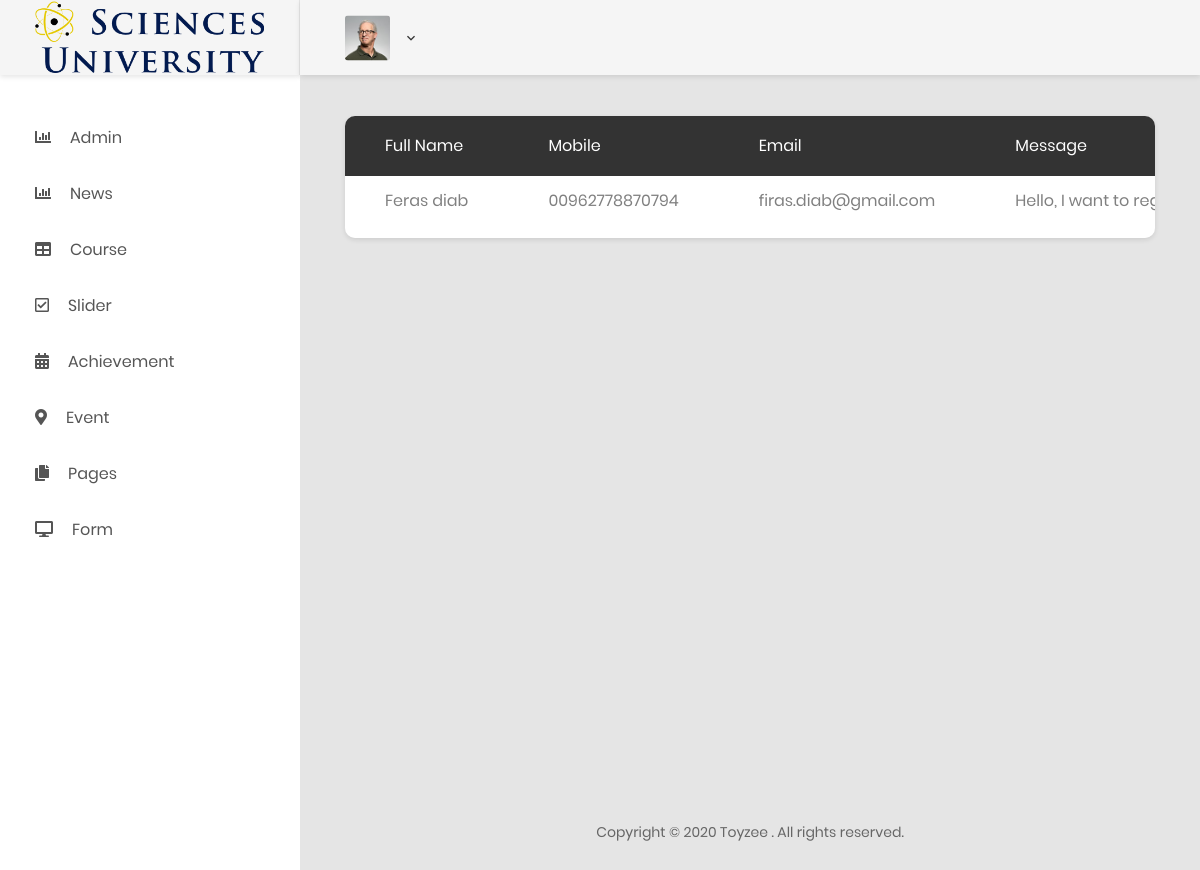
Page /Admin-Theme/form.php on the committed database.
### tables this page shows
CREATE TABLE `logo` (
  `id` int(11) NOT NULL,
  `admin_id` int(11) NOT NULL,
  `logo_image` text NOT NULL,
  `alt_image` varchar(255) NOT NULL,
  `created_at` timestamp NOT NULL DEFAULT CURRENT_TIMESTAMP,
  `updated_at` timestamp NOT NULL DEFAULT CURRENT_TIMESTAMP
);

CREATE TABLE `form_submission` (
  `id` int(11) NOT NULL,
  `full_name` varchar(100) NOT NULL,
  `mobile` varchar(15) NOT NULL,
  `email` varchar(255) NOT NULL,
  `message_content` text NOT NULL,
  `created_at` timestamp NOT NULL DEFAULT CURRENT_TIMESTAMP
);

### config/dbconfig.php (called while the page is built, shortened)
<?php
class ConnectDb {
  private $host ='localhost';
  private $user ='root';
  private $pass ='123456';
  private $dbname ='Science_uni';
  private $dbh;
  private $stmt;    public function __construct(){
      $dsn = 'mysql:host='. $this->host . ';dbname='. $this->dbname.'';
      $options = array(
          PDO::ATTR_PERSISTENT => true,
          PDO::ATTR_ERRMODE    => PDO::ERRMODE_EXCEPTION
      );
      try {
          $this->dbh = new PDO($dsn, $this->user, $this->pass, $options);
      } catch(PDOException $e){
          $this->error = $e->getMessage();
      }
  }
  public function query($query){
      $this->stmt = $this->dbh->prepare($query);
  }    public function bind($param, $value, $type = null){
  }    public function execute(){
      return $this->stmt->execute();
  }    public function resultset(){
      $this->execute();
      return $this->stmt->fetchAll(PDO::FETCH_ASSOC);
  }}
?>

### entity/logo.php (called while the page is built, shortened)
<?php
include_once('../config/dbconfig.php');
class Logo extends ConnectDb {
    public function getLogo() {
        $this->query('SELECT * FROM logo');
        $this->execute();
        $row=$this->resultset();
        return $row;
    }
}
?>

### entity/form.php (called while the page is built, shortened)
<?php
include_once('../config/dbconfig.php');
class Form extends ConnectDb {
    public function getForm() {
        $this->query('SELECT * FROM form_submission');
        $this->execute();
        $row=$this->resultset();
        return $row;
    }
}
?>

### Admin-Theme/form.php (the view, shortened to what this page needs)
<?php
include('../entity/form.php');
include('partials/header_admin.php');
$form = new Form();
?>
<div class="row">
                <div class="col-lg-12">
                    <div class="table-responsive table--no-card m-b-30">
                        <table class="table table-borderless table-striped table-earning">
                            <thead>
                                <tr>
                                    <th>Full Name</th>
                                    <th>Mobile</th>
                                    <th>Email</th>
                                    <th>Message</th>
                                </tr>
                            </thead>
                            <tbody>
                            <?php
                            foreach($form->getForm() as $gForm) {
                                echo "<tr>";
                                echo "<td>". $gForm['full_name'] . "</td>";
                                echo "<td>". $gForm['mobile'] . "</td>";
                                echo "<td>". $gForm['email'] . "</td>";
                                echo "<td>". $gForm['message_content'] . "</td>";
                                echo "</tr>";
                            }
                            ?>
                            </tbody>
                        </table>
                    </div>
                </div>
                </div>
<?php
include('partials/footer_admin.php');
?>

### Admin-Theme/partials/header_admin.php (shortened to what this page needs)
<?php
include('../entity/logo.php');
$logo = new Logo();
$gLogo = $logo->getLogo();
?>
<!DOCTYPE html>
<html lang="en">
<head>
    <link href="css/font-face.css" rel="stylesheet" media="all">
    <link href="vendor/font-awesome-4.7/css/font-awesome.min.css" rel="stylesheet" media="all">
    <link href="vendor/font-awesome-5/css/fontawesome-all.min.css" rel="stylesheet" media="all">
    <link href="vendor/mdi-font/css/material-design-iconic-font.min.css" rel="stylesheet" media="all">
    <link href="vendor/bootstrap-4.1/bootstrap.min.css" rel="stylesheet" media="all">
    <link href="vendor/animsition/animsition.min.css" rel="stylesheet" media="all">
    <link href="vendor/bootstrap-progressbar/bootstrap-progressbar-3.3.4.min.css" rel="stylesheet" media="all">
    <link href="vendor/wow/animate.css" rel="stylesheet" media="all">
    <link href="vendor/css-hamburgers/hamburgers.min.css" rel="stylesheet" media="all">
    <link href="vendor/slick/slick.css" rel="stylesheet" media="all">
    <link href="vendor/select2/select2.min.css" rel="stylesheet" media="all">
    <link href="vendor/perfect-scrollbar/perfect-scrollbar.css" rel="stylesheet" media="all">
    <link href="css/theme.css" rel="stylesheet" media="all">
</head>
<body class="animsition">
    <div class="page-wrapper">
        <aside class="menu-sidebar d-none d-lg-block">
            <div class="logo">
                <a href="admin.php">
                    <img src="<?php echo $gLogo[0]['logo_image']; ?>" alt="Cool Admin" />
                </a>
            </div>
            <div class="menu-sidebar__content js-scrollbar1">
                <nav class="navbar-sidebar">
                    <ul class="list-unstyled navbar__list">
                        <li class=" has-sub">
                            <a href="admin.php">
                                <i class="fas fa-chart-bar"></i>Admin</a>
                        </li>
                        <li>
                            <a href="news.php">
                                <i class="fas fa-chart-bar"></i>News</a>
                        </li>
                        <li>
                            <a href="course.php">
                                <i class="fas fa-table"></i>Course</a>
                        </li>
                        <li>
                            <a href="slider.php">
                                <i class="far fa-check-square"></i>Slider</a>
                        </li>
                        <li>
                            <a href="achievement.php">
                                <i class="fas fa-calendar-alt"></i>Achievement</a>
                        </li>
                        <li>
                            <a href="event.php">
                                <i class="fas fa-map-marker-alt"></i>Event</a>
                        </li>
                        <li class="has-sub">
                            <a class="js-arrow" href="#">
                                <i class="fas fa-copy"></i>Pages</a>
                        </li>
                        <li class="has-sub">
                            <a class="js-arrow" href="form.php">
                                <i class="fas fa-desktop"></i>Form</a>
                        </li>
                    </ul>
                </nav>
            </div>
        </aside>
        <div class="page-container">
            <header class="header-desktop">
                <div class="section__content section__content--p30">
                    <div class="container-fluid">
                        <div class="header-wrap">
                            <div class="header-button">
                                <div class="account-wrap">
                                    <div class="account-item clearfix js-item-menu">
                                        <div class="image">
                                            <img src="images/icon/avatar-01.jpg" alt="John Doe" />
                                        </div>
                                        <?php
                                        if(isset($_SESSION['admin'])) {
                                        ?>
                                        <div class="content">
                                            <a class="js-acc-btn" href="#"><?php echo $_SESSION['admin']['name']?></a>
                                        </div>
                                        <div class="account-dropdown js-dropdown">
                                            <div class="info clearfix">
                                                <div class="image">
                                                    <a href="#">
                                                        <img src="images/icon/avatar-01.jpg" alt="John Doe" />
                                                    </a>
                                                </div>
                                                <div class="content">
                                                    <h5 class="name">
                                                        <a href="#"><?php echo $_SESSION['admin']['name']?></a>
                                                    </h5>
                                                    <span class="email"><?php echo $_SESSION['admin']['email']?></span>
                                                </div>
                                            </div>
                                            <div class="account-dropdown__footer">
                                                <a href="logout.php">
                                                    <i class="zmdi zmdi-power"></i>Logout</a>
                                            </div>
                                            <?php } else { ?>
                                                <div class="content">
                                            <a class="js-acc-btn" href="#"></a>
                                        </div>
                                            <?php } ?>
                                    </div>
                                </div>
                            </div>
                        </div>
                    </div>
                </div>
            </header>
            <main>
            <div class="main-content">
    <div class="section__content section__content--p30">
        <div class="container-fluid">

### rows in the picture
logo: logo_image (picture)
form_submission: full_name "Feras diab", mobile "00962778870794", email "firas.diab@gmail.com", message_content "Hello, I want to…"
